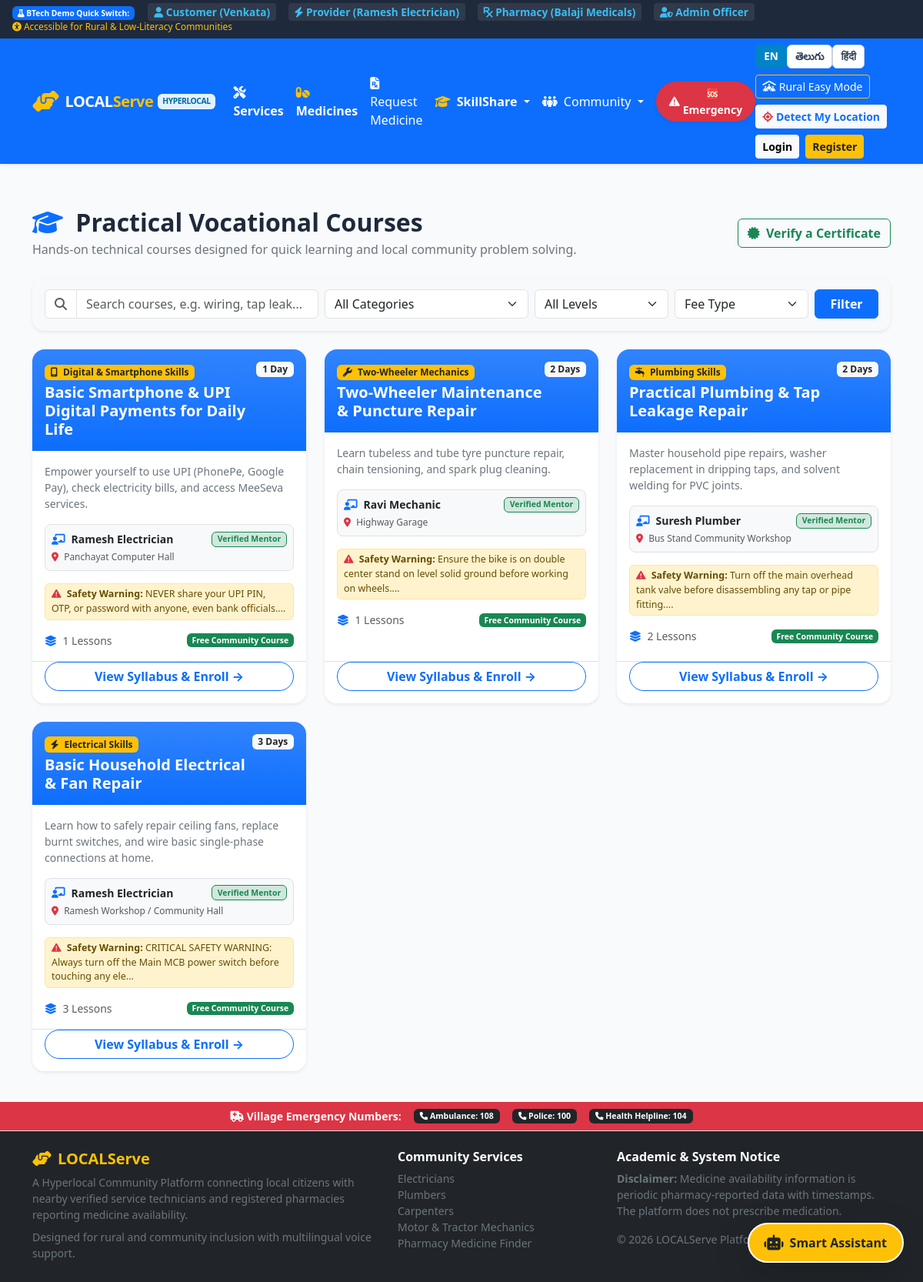
The app's page /skillshare/courses with its own data.
### tables this page shows
CREATE TABLE courses (
        course_id INTEGER PRIMARY KEY AUTOINCREMENT,
        mentor_id INTEGER NOT NULL,
        skill_id INTEGER NOT NULL,
        title TEXT NOT NULL,
        description TEXT,
        level TEXT DEFAULT 'Beginner' CHECK(level IN ('Beginner', 'Intermediate', 'Advanced')),
        duration TEXT DEFAULT '3 Days',
        fee REAL DEFAULT 0.0,
        mode TEXT DEFAULT 'In-Person',
        location TEXT,
        safety_instructions TEXT,
        created_at TIMESTAMP DEFAULT CURRENT_TIMESTAMP,
        FOREIGN KEY (mentor_id) REFERENCES mentor_profiles(mentor_id) ON DELETE CASCADE,
        FOREIGN KEY (skill_id) REFERENCES skill_categories(skill_id) ON DELETE CASCADE
    );

CREATE TABLE skill_categories (
        skill_id INTEGER PRIMARY KEY AUTOINCREMENT,
        name TEXT NOT NULL UNIQUE,
        category_code TEXT NOT NULL UNIQUE,
        icon TEXT NOT NULL,
        telugu_name TEXT,
        hindi_name TEXT,
        description TEXT
    );

CREATE TABLE users (
        user_id INTEGER PRIMARY KEY AUTOINCREMENT,
        name TEXT NOT NULL,
        email TEXT UNIQUE NOT NULL,
        phone TEXT NOT NULL,
        password_hash TEXT NOT NULL,
        role TEXT NOT NULL CHECK(role IN ('customer', 'provider', 'pharmacy', 'admin')),
        latitude REAL DEFAULT 17.3850,
        longitude REAL DEFAULT 78.4867,
        address TEXT,
        created_at TIMESTAMP DEFAULT CURRENT_TIMESTAMP
    );

### routes/skillshare.py (the view)
@skillshare_bp.route('/courses')
def courses_list():
    cat_code = request.args.get('category', '')
    level = request.args.get('level', '')
    fee_type = request.args.get('fee', '')  # 'free' or 'paid'
    search = request.args.get('q', '').strip().lower()
    query = """
        SELECT c.*, sc.name as category_name, sc.category_code, sc.icon as category_icon,
               u.name as mentor_name, u.phone as mentor_phone, mp.teaching_mode,
               (SELECT COUNT(*) FROM course_lessons WHERE course_id = c.course_id) as lesson_count
        FROM courses c
        JOIN skill_categories sc ON c.skill_id = sc.skill_id
        JOIN mentor_profiles mp ON c.mentor_id = mp.mentor_id
        JOIN providers p ON mp.provider_id = p.provider_id
        JOIN users u ON p.user_id = u.user_id
        WHERE mp.verification_status = 'Verified'
    """
    params = []
    if cat_code:
        query += " AND sc.category_code = ?"
        params.append(cat_code)
    if level:
        query += " AND c.level = ?"
        params.append(level)
    if fee_type == 'free':
        query += " AND c.fee = 0"
    elif fee_type == 'paid':
        query += " AND c.fee > 0"
    if search:
        query += " AND (LOWER(c.title) LIKE ? OR LOWER(c.description) LIKE ? OR LOWER(sc.name) LIKE ?)"
        t = f"%{search}%"
        params.extend([t, t, t])
    query += " ORDER BY c.course_id DESC"
    courses = query_db(query, tuple(params))
    categories = query_db("SELECT * FROM skill_categories ORDER BY name ASC")
    return render_template(
        'courses.html',
        courses=courses,
        categories=categories,
        selected_category=cat_code,
        selected_level=level,
        selected_fee=fee_type,
        search_query=search
    )

### database.py (called while the page is built)
def get_db():
    if 'db' not in g:
        g.db = sqlite3.connect(Config.DATABASE_PATH)
        g.db.row_factory = sqlite3.Row
        g.db.execute("PRAGMA foreign_keys = ON")
        g.db.create_function("haversine", 4, haversine)
    return g.db

def query_db(query, args=(), one=False):
    db = get_db()
    cur = db.execute(query, args)
    rv = cur.fetchall()
    cur.close()
    return (rv[0] if rv else None) if one else rv

### templates/courses.html (shortened to what this page needs)
{% extends 'base.html' %}
{% block content %}
<div class="container py-4">
  <div class="d-flex justify-content-between align-items-center flex-wrap gap-2 mb-4">
    <div>
      <h2 class="fw-bold mb-1">
        <i class="fa-solid fa-graduation-cap text-primary me-2"></i> Practical Vocational Courses
      </h2>
      <p class="text-secondary mb-0">
        Hands-on technical courses designed for quick learning and local community problem solving.
      </p>
    </div>
    <a href="{{ url_for('skillshare.verify_page') }}" class="btn btn-outline-success fw-bold">
      <i class="fa-solid fa-certificate me-1"></i> Verify a Certificate
    </a>
  </div>
  <div class="card border-0 shadow-sm rounded-4 mb-4 p-3 bg-light">
    <form method="GET" action="{{ url_for('skillshare.courses_list') }}" class="row g-2 align-items-center">
      <div class="col-md-4">
        <div class="input-group">
          <span class="input-group-text bg-white"><i class="fa-solid fa-magnifying-glass text-muted"></i></span>
          <input type="text" name="q" class="form-control" placeholder="Search courses, e.g. wiring, tap leak..." value="{{ search_query }}">
        </div>
      </div>
      <div class="col-md-3">
        <select name="category" class="form-select">
          <option value="">All Categories</option>
        </select>
      </div>
      <div class="col-md-2">
        <select name="level" class="form-select">
          <option value="">All Levels</option>
        </select>
      </div>
      <div class="col-md-2">
        <select name="fee" class="form-select">
          <option value="">Fee Type</option>
        </select>
      </div>
      <div class="col-md-1 d-grid">
        <button type="submit" class="btn btn-primary fw-bold">Filter</button>
      </div>
    </form>
  </div>
  {% if courses %}
    <div class="row g-4">
      {% for course in courses %}
      <div class="col-md-6 col-lg-4">
        <div class="card h-100 border-0 shadow-sm rounded-4 overflow-hidden d-flex flex-column hover-lift transition">
          <div class="bg-primary bg-gradient text-white p-3 d-flex justify-content-between align-items-start">
            <div>
              <span class="badge bg-warning text-dark fw-bold mb-1">
                <i class="fa-solid {{ course.category_icon or 'fa-wrench' }} me-1"></i> {{ course.category_name }}
              </span>
              <h5 class="fw-bold mb-0 text-white">{{ course.title }}</h5>
            </div>
            <span class="badge bg-light text-dark">{{ course.duration }}</span>
          </div>
          <div class="card-body p-3 flex-grow-1">
            <p class="text-secondary small mb-3">{{ course.description }}</p>
            <div class="p-2 bg-light rounded-3 mb-3 small border">
              <div class="d-flex align-items-center gap-2 mb-1">
                <i class="fa-solid fa-chalkboard-user text-primary"></i>
                <span class="fw-bold text-dark">{{ course.mentor_name }}</span>
                <span class="badge bg-success-subtle text-success ms-auto border border-success">Verified Mentor</span>
              </div>
              <div class="text-muted text-truncate" style="font-size: 0.75rem;">
                <i class="fa-solid fa-location-dot me-1 text-danger"></i> {{ course.location or 'Local Garage / Community Hall' }}
              </div>
            </div>
            {% if course.safety_instructions %}
            <div class="alert alert-warning py-1 px-2 rounded-2 small mb-3" style="font-size: 0.78rem;">
              <i class="fa-solid fa-triangle-exclamation text-danger me-1"></i>
              <strong>Safety Warning:</strong> {{ course.safety_instructions[:90] }}...
            </div>
            {% endif %}
            <div class="d-flex justify-content-between align-items-center text-muted small mt-auto">
              <span><i class="fa-solid fa-layer-group me-1 text-primary"></i> {{ course.lesson_count or 1 }} Lessons</span>
              {% if course.fee == 0 %}
                <span class="badge bg-success">Free Community Course</span>
              {% else %}
                <span class="badge bg-dark">₹{{ "%.0f"|format(course.fee) }}</span>
              {% endif %}
            </div>
          </div>
          <div class="card-footer bg-white border-top p-3 pt-0">
            <a href="{{ url_for('skillshare.course_detail', course_id=course.course_id) }}" class="btn btn-outline-primary w-100 fw-bold rounded-pill">
              View Syllabus & Enroll &rarr;
            </a>
          </div>
        </div>
      </div>
      {% endfor %}
    </div>
  {% endif %}
</div>
{% endblock %}

### static/css/style.css (style rules this page uses)
:root { --primary-color: #0d6efd; --primary-dark: #0a58ca; --secondary-color: #198754; --accent-color: #ff9800; --danger-color: #dc3545; --bg-light: #f8fafc; --text-main: #1e293b; --text-muted: #64748b; --card-shadow: 0 4px 12px rgba(0, 0, 0, 0.06); --card-hover-shadow: 0 10px 24px rgba(0, 0, 0, 0.12); --border-radius: 12px; }
body { font-family: 'Segoe UI', system-ui, -apple-system, sans-serif; color: var(--text-main); background-color: var(--bg-light); min-height: 100vh; display: flex; flex-direction: column; }
.hover-lift { transition: transform 0.2s ease, box-shadow 0.2s ease; }
.transition { transition: all 0.2s ease; }

### records on screen
courses: category_name "Digital & Smartphone Skills", title "Basic Smartphone & UPI Digital Payments for Daily Life", duration "1 Day", description "Empower yourself to use UPI (PhonePe, Google Pay), check electricity bills, and access MeeSeva services.", mentor_name "Ramesh Electrician", location "Panchayat Computer Hall", safety_instructions "NEVER share your UPI PIN, OTP, or password with anyone, even bank officials.", mentor "1", fee "Free Community Course"
courses: category_name "Two-Wheeler Mechanics", title "Two-Wheeler Maintenance & Puncture Repair", duration "2 Days", description "Learn tubeless and tube tyre puncture repair, chain tensioning, and spark plug cleaning.", mentor_name "Ravi Mechanic", location "Highway Garage", safety_instructions "Ensure the bike is on double center stand on level solid ground before working on wheels.", lesson_count "1", fee "Free Community Course"
courses: category_name "Plumbing Skills", title "Practical Plumbing & Tap Leakage Repair", duration "2 Days", description "Master household pipe repairs, washer replacement in dripping taps, and solvent welding for PVC joints.", mentor_name "Suresh Plumber", location "Bus Stand Community Workshop", safety_instructions "Turn off the main overhead tank valve before disassembling any tap or pipe fitting.", lesson_count "2", fee "Free Community Course"
courses: category_name "Electrical Skills", title "Basic Household Electrical & Fan Repair", duration "3 Days", description "Learn how to safely repair ceiling fans, replace burnt switches, and wire basic single-phase connections at home.", mentor_name "Ramesh Electrician", location "Ramesh Workshop / Community Hall", safety_instructions "CRITICAL SAFETY WARNING: Always turn off the Main MCB power switch before touching any ele", lesson_count "3", fee "Free Community Course"
